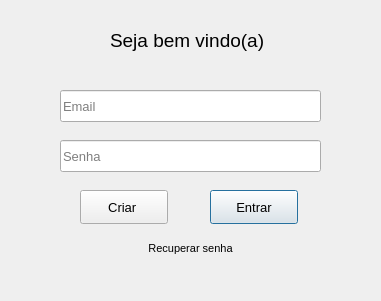
<?xml version="1.0" encoding="UTF-8"?>
<ui version="4.0">
 <class>login</class>
 <widget class="QDialog" name="login">
  <property name="geometry">
   <rect>
    <x>0</x>
    <y>0</y>
    <width>381</width>
    <height>301</height>
   </rect>
  </property>
  <property name="windowTitle">
   <string>Dialog</string>
  </property>
  <property name="toolTip">
   <string/>
  </property>
  <property name="statusTip">
   <string>Digite seu email</string>
  </property>
  <widget class="QLabel" name="login_title">
   <property name="geometry">
    <rect>
     <x>110</x>
     <y>20</y>
     <width>211</width>
     <height>41</height>
    </rect>
   </property>
   <property name="font">
    <font>
     <pointsize>14</pointsize>
    </font>
   </property>
   <property name="text">
    <string>Seja bem vindo(a)</string>
   </property>
  </widget>
  <widget class="QLineEdit" name="input_email">
   <property name="geometry">
    <rect>
     <x>60</x>
     <y>90</y>
     <width>261</width>
     <height>32</height>
    </rect>
   </property>
   <property name="font">
    <font>
     <pointsize>10</pointsize>
    </font>
   </property>
   <property name="toolTip">
    <string>Digite seu email</string>
   </property>
   <property name="inputMask">
    <string/>
   </property>
   <property name="placeholderText">
    <string>Email</string>
   </property>
  </widget>
  <widget class="QLineEdit" name="input_password">
   <property name="geometry">
    <rect>
     <x>60</x>
     <y>140</y>
     <width>261</width>
     <height>32</height>
    </rect>
   </property>
   <property name="font">
    <font>
     <pointsize>10</pointsize>
    </font>
   </property>
   <property name="toolTip">
    <string>Digite sua senha</string>
   </property>
   <property name="inputMethodHints">
    <set>Qt::ImhHiddenText|Qt::ImhNoAutoUppercase|Qt::ImhNoPredictiveText|Qt::ImhSensitiveData</set>
   </property>
   <property name="echoMode">
    <enum>QLineEdit::Password</enum>
   </property>
   <property name="placeholderText">
    <string>Senha</string>
   </property>
  </widget>
  <widget class="QPushButton" name="login_button">
   <property name="geometry">
    <rect>
     <x>210</x>
     <y>190</y>
     <width>88</width>
     <height>34</height>
    </rect>
   </property>
   <property name="font">
    <font>
     <pointsize>10</pointsize>
    </font>
   </property>
   <property name="toolTip">
    <string>Acessar a conta</string>
   </property>
   <property name="text">
    <string>Entrar</string>
   </property>
  </widget>
  <widget class="QPushButton" name="forgot_button">
   <property name="geometry">
    <rect>
     <x>140</x>
     <y>240</y>
     <width>101</width>
     <height>16</height>
    </rect>
   </property>
   <property name="font">
    <font>
     <pointsize>8</pointsize>
    </font>
   </property>
   <property name="toolTip">
    <string/>
   </property>
   <property name="autoFillBackground">
    <bool>false</bool>
   </property>
   <property name="text">
    <string>Recuperar senha</string>
   </property>
   <property name="autoDefault">
    <bool>false</bool>
   </property>
   <property name="flat">
    <bool>true</bool>
   </property>
  </widget>
  <widget class="QPushButton" name="create_button">
   <property name="geometry">
    <rect>
     <x>80</x>
     <y>190</y>
     <width>88</width>
     <height>34</height>
    </rect>
   </property>
   <property name="font">
    <font>
     <pointsize>10</pointsize>
    </font>
   </property>
   <property name="toolTip">
    <string>Criar uma nova conta</string>
   </property>
   <property name="text">
    <string>Criar </string>
   </property>
  </widget>
 </widget>
 <resources/>
 <connections/>
</ui>
